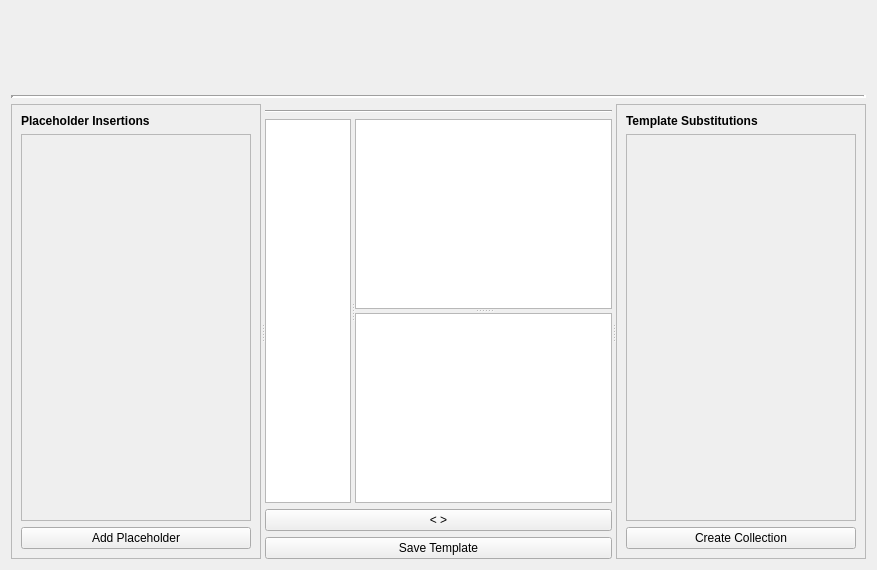
<?xml version="1.0" encoding="UTF-8"?>
<ui version="4.0">
 <class>Form</class>
 <widget class="QWidget" name="Form">
  <property name="geometry">
   <rect>
    <x>0</x>
    <y>0</y>
    <width>877</width>
    <height>570</height>
   </rect>
  </property>
  <property name="windowTitle">
   <string>Form</string>
  </property>
  <layout class="QVBoxLayout" name="verticalLayout_2">
   <item>
    <layout class="QHBoxLayout" name="meta_layout">
     <item>
      <widget class="QWidget" name="meta_placeholder" native="true"/>
     </item>
     <item>
      <widget class="QWidget" name="legend_placeholder" native="true"/>
     </item>
    </layout>
   </item>
   <item>
    <widget class="Line" name="line_2">
     <property name="lineWidth">
      <number>3</number>
     </property>
     <property name="orientation">
      <enum>Qt::Horizontal</enum>
     </property>
    </widget>
   </item>
   <item>
    <widget class="QSplitter" name="splitter_3">
     <property name="orientation">
      <enum>Qt::Horizontal</enum>
     </property>
     <widget class="QFrame" name="create_placeholders_panel">
      <property name="minimumSize">
       <size>
        <width>250</width>
        <height>0</height>
       </size>
      </property>
      <property name="maximumSize">
       <size>
        <width>350</width>
        <height>16777215</height>
       </size>
      </property>
      <property name="frameShape">
       <enum>QFrame::StyledPanel</enum>
      </property>
      <layout class="QVBoxLayout" name="verticalLayout_side_2">
       <item>
        <widget class="QLabel" name="placeholder_label">
         <property name="font">
          <font>
           <weight>75</weight>
           <bold>true</bold>
          </font>
         </property>
         <property name="text">
          <string>Placeholder Insertions</string>
         </property>
        </widget>
       </item>
       <item>
        <widget class="QScrollArea" name="placeholder_scroll_area">
         <property name="widgetResizable">
          <bool>true</bool>
         </property>
         <widget class="QWidget" name="placeholder_container">
          <property name="geometry">
           <rect>
            <x>0</x>
            <y>0</y>
            <width>228</width>
            <height>414</height>
           </rect>
          </property>
          <layout class="QVBoxLayout" name="_3">
           <item>
            <spacer name="verticalSpacer_2">
             <property name="orientation">
              <enum>Qt::Vertical</enum>
             </property>
             <property name="sizeHint" stdset="0">
              <size>
               <width>20</width>
               <height>40</height>
              </size>
             </property>
            </spacer>
           </item>
          </layout>
         </widget>
        </widget>
       </item>
       <item>
        <widget class="QPushButton" name="add_placeholder_button">
         <property name="text">
          <string>Add Placeholder</string>
         </property>
        </widget>
       </item>
      </layout>
     </widget>
     <widget class="QWidget" name="templated_content" native="true">
      <layout class="QVBoxLayout" name="verticalLayout">
       <item>
        <widget class="QWidget" name="templated_meta_placeholder" native="true">
         <property name="sizePolicy">
          <sizepolicy hsizetype="Preferred" vsizetype="Maximum">
           <horstretch>0</horstretch>
           <verstretch>0</verstretch>
          </sizepolicy>
         </property>
        </widget>
       </item>
       <item>
        <widget class="Line" name="line">
         <property name="orientation">
          <enum>Qt::Horizontal</enum>
         </property>
        </widget>
       </item>
       <item>
        <widget class="QSplitter" name="splitter_2">
         <property name="sizePolicy">
          <sizepolicy hsizetype="Expanding" vsizetype="Expanding">
           <horstretch>0</horstretch>
           <verstretch>0</verstretch>
          </sizepolicy>
         </property>
         <property name="orientation">
          <enum>Qt::Horizontal</enum>
         </property>
         <widget class="RootTreeView" name="tree_view">
          <property name="sizePolicy">
           <sizepolicy hsizetype="Preferred" vsizetype="Preferred">
            <horstretch>1</horstretch>
            <verstretch>0</verstretch>
           </sizepolicy>
          </property>
         </widget>
         <widget class="QSplitter" name="splitter">
          <property name="sizePolicy">
           <sizepolicy hsizetype="Expanding" vsizetype="Expanding">
            <horstretch>3</horstretch>
            <verstretch>0</verstretch>
           </sizepolicy>
          </property>
          <property name="orientation">
           <enum>Qt::Vertical</enum>
          </property>
          <widget class="LivePVTableView" name="sub_pv_table_view"/>
          <widget class="NestableTableView" name="sub_coll_table_view"/>
         </widget>
        </widget>
       </item>
       <item>
        <widget class="QPushButton" name="swap_mode_button">
         <property name="text">
          <string>&lt; &gt;</string>
         </property>
        </widget>
       </item>
       <item>
        <widget class="QPushButton" name="save_button">
         <property name="text">
          <string>Save Template</string>
         </property>
        </widget>
       </item>
      </layout>
     </widget>
     <widget class="QFrame" name="substitute_panel">
      <property name="minimumSize">
       <size>
        <width>250</width>
        <height>0</height>
       </size>
      </property>
      <property name="maximumSize">
       <size>
        <width>350</width>
        <height>16777215</height>
       </size>
      </property>
      <property name="frameShape">
       <enum>QFrame::StyledPanel</enum>
      </property>
      <layout class="QVBoxLayout" name="verticalLayout_side">
       <item>
        <widget class="QLabel" name="substitute_label">
         <property name="font">
          <font>
           <weight>75</weight>
           <bold>true</bold>
          </font>
         </property>
         <property name="text">
          <string>Template Substitutions</string>
         </property>
        </widget>
       </item>
       <item>
        <widget class="QScrollArea" name="substitute_scroll_area">
         <property name="widgetResizable">
          <bool>true</bool>
         </property>
         <widget class="QWidget" name="substitute_container">
          <property name="geometry">
           <rect>
            <x>0</x>
            <y>0</y>
            <width>228</width>
            <height>414</height>
           </rect>
          </property>
          <layout class="QVBoxLayout" name="_2">
           <item>
            <spacer name="verticalSpacer">
             <property name="orientation">
              <enum>Qt::Vertical</enum>
             </property>
             <property name="sizeHint" stdset="0">
              <size>
               <width>20</width>
               <height>40</height>
              </size>
             </property>
            </spacer>
           </item>
          </layout>
         </widget>
        </widget>
       </item>
       <item>
        <widget class="QPushButton" name="create_coll_button">
         <property name="text">
          <string>Create Collection</string>
         </property>
        </widget>
       </item>
      </layout>
     </widget>
    </widget>
   </item>
  </layout>
 </widget>
 <customwidgets>
  <customwidget>
   <class>LivePVTableView</class>
   <extends>QTableView</extends>
   <header>superscore.widgets.views</header>
  </customwidget>
  <customwidget>
   <class>NestableTableView</class>
   <extends>QTableView</extends>
   <header>superscore.widgets.views</header>
  </customwidget>
  <customwidget>
   <class>RootTreeView</class>
   <extends>QTreeView</extends>
   <header>superscore.widgets.views</header>
  </customwidget>
 </customwidgets>
 <resources/>
 <connections/>
</ui>
